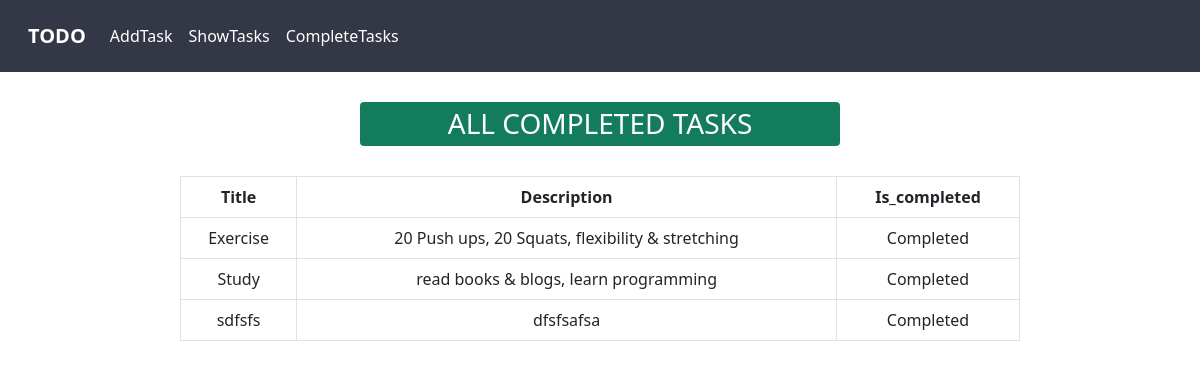
/completed_tasks/, run on the app's committed database.
### task/models.py (models this page shows, shortened)
class TaskModel(models.Model):
    id = models.IntegerField(primary_key=True)
    taskTitle = models.CharField(max_length=20)
    taskDescription = models.TextField(max_length=50)
    is_completed = models.BooleanField(default=False)

### task/views.py (the view)
# urls.py: path('completed_tasks/', completed_tasks, name="completedtasks")
def completed_tasks(request):
    task = TaskModel.objects.filter(is_completed=True)
    return render(request,'completed_tasks.html', {'tasks': task})

### task/templates/completed_tasks.html
{% extends 'base.html' %}
{% block content %}
<h3 style="color: white;text-align: center; border-radius: 4px; width: 40%; margin: auto; padding: 5px; margin-top: 30px; background-color: #137C5D;">ALL COMPLETED TASKS</h3>
<div style="width: 70%; margin: auto; margin-top: 30px">
    <table class="table table-hover table-bordered text-center">
        <thead>
          <tr>
            <th scope="col">Title</th>
            <th scope="col">Description</th>
            <th scope="col">Is_completed</th>
        </thead>
        <tbody>
            {% for task in tasks %}
              <tr>
                <td>{{task.taskTitle}}</td>
                <td>{{task.taskDescription}}</td>
                {% if task.is_completed == True %}
                <td>Completed</td>
                {% else %}
                <td>Incompleted</td>
                {% endif %}
              </tr>
            {% endfor %}
        </tbody>
      </table>
</div>
{% endblock %}

### task/templates/base.html (shortened to what this page needs)
<!doctype html>
<html lang="en">
  <head>
    <link href="https://cdn.jsdelivr.net/npm/bootstrap@5.0.2/dist/css/bootstrap.min.css" rel="stylesheet">
  </head>
  <body>
    <nav style="background-color: #343746;" class="navbar navbar-expand-lg p-3">
        <div class="container-fluid">
          <a class="navbar-brand text-white fw-bold" href="#">TODO</a>
          <div class="collapse navbar-collapse" id="navbarNav">
            <ul class="navbar-nav">
              <li class="nav-item">
                <a class="nav-link text-white" href="{% url 'addtask' %}">AddTask</a>
              </li>
              <li class="nav-item">
                <a class="nav-link text-white" href="{% url 'showtasks' %}">ShowTasks</a>
              </li>
              <li class="nav-item">
                <a class="nav-link text-white" href="{% url 'completedtasks' %}">CompleteTasks</a>
              </li>
            </ul>
          </div>
        </div>
      </nav>
      {% block content %}
      {% endblock %}
  </body>
</html>

### data on the page
TaskModel: taskTitle "Exercise", taskDescription "20 Push ups, 20 Squats, flexibility & stretching", is_completed "Completed"
TaskModel: taskTitle "Study", taskDescription "read books & blogs, learn programming", is_completed "Completed"
TaskModel: taskTitle "sdfsfs", taskDescription "dfsfsafsa", is_completed "Completed"
